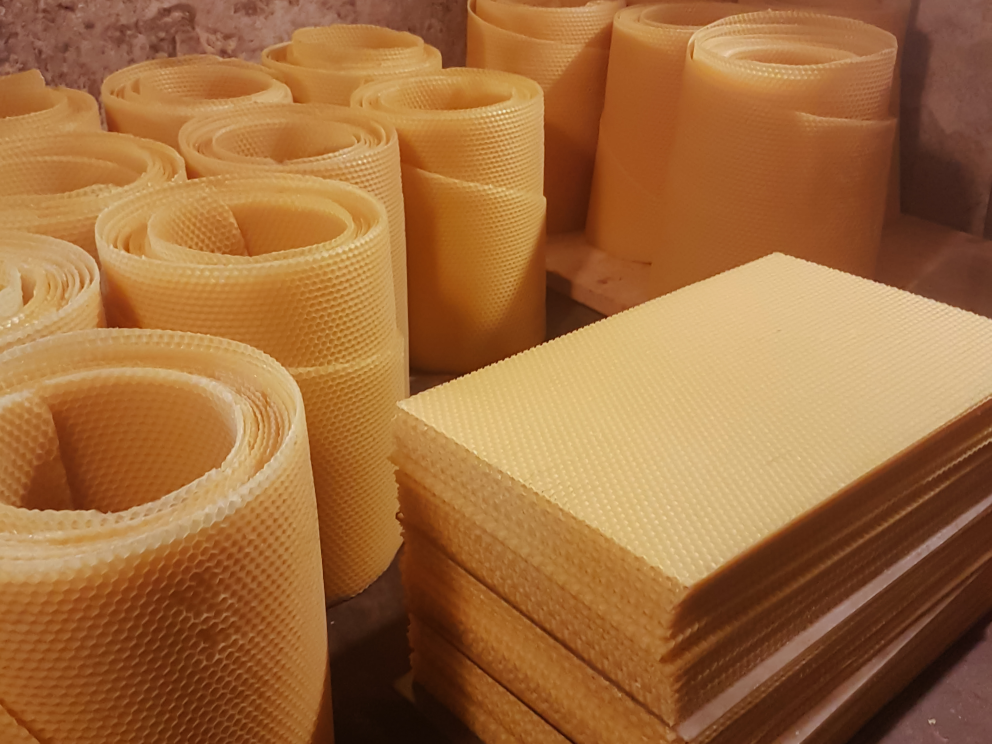
#> input picture client-materials/Fotky/Vcely/20210317_131603.jpg, 2975 x 2231 px, given in place of jak to celé začalo.jpg, which was not available (shown at 1/3 size)
$ python prepare_section_photos.py
#> lines starting #> are read from the running program, lines starting #| are printed output that depends on the picture
#> in main, source is the input picture: PIL image 2975x2231 RGB; mean R, G, B 160.6, 108.7, 61.1
"""Prepare client photos for the three story sections.

The crops keep the main subject near the centre of each responsive image area.
Run from the repository root with: python scripts/prepare_section_photos.py
"""

from pathlib import Path

from PIL import Image, ImageOps


ROOT = Path(__file__).resolve().parents[1]
SOURCE = ROOT / "client-materials" / "Fotky" / "Vcely"
OUTPUT = ROOT / "public" / "images" / "photos"

# source, output, output size, focal point (relative x/y), retained crop scale
PHOTOS = (
    ("jak to celé začalo.jpg", "o-farme-apiary-family.webp", (1400, 933), (0.50, 0.50), 1.00),
    ("jak včelaříme.jpg", "jak-vcelarime-honeycomb.webp", (1400, 1050), (0.62, 0.60), 0.88),
    ("Včelaření po generace nová.jpg", "story-rodinna-tradice.webp", (1400, 933), (0.50, 0.50), 1.00),
)


def focal_crop(image: Image.Image, size: tuple[int, int], focal: tuple[float, float], scale: float) -> Image.Image:
#> called with size = (1400, 933), focal = (0.5, 0.5), scale = 1
    target_ratio = size[0] / size[1]
    source_ratio = image.width / image.height
#> source_ratio = 1.33

    if source_ratio >= target_ratio:
        crop_height = round(image.height * scale)
        crop_width = round(crop_height * target_ratio)
    else:
        crop_width = round(image.width * scale)
#> crop_width = 2975
        crop_height = round(crop_width / target_ratio)
#> crop_height = 1983

    center_x = round(image.width * focal[0])
#> center_x = 1488
    center_y = round(image.height * focal[1])
#> center_y = 1116
    left = max(0, min(image.width - crop_width, center_x - crop_width // 2))
#> left = 0
    top = max(0, min(image.height - crop_height, center_y - crop_height // 2))
#> top = 125

    return image.crop((left, top, left + crop_width, top + crop_height)).resize(
        size, Image.Resampling.LANCZOS
    )
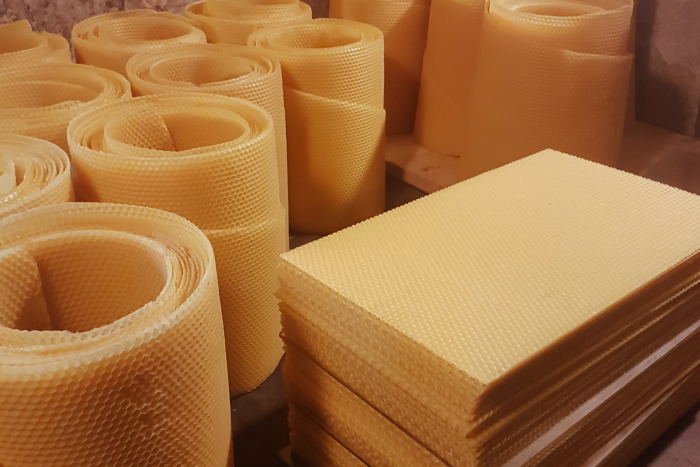
#> returned value: PIL image 1400x933 RGB (shown at 1/2 size); mean R, G, B 164.2, 112.1, 62.7


def main() -> None:
    OUTPUT.mkdir(parents=True, exist_ok=True)
    for source_name, output_name, size, focal, scale in PHOTOS:
        with Image.open(SOURCE / source_name) as source:
            image = ImageOps.exif_transpose(source).convert("RGB")
            prepared = focal_crop(image, size, focal, scale)
            prepared.save(OUTPUT / output_name, "WEBP", quality=82, method=4)
            print(f"{output_name}: {prepared.width}x{prepared.height}")
#| o-farme-apiary-family.webp: 1400x933
#> pass 2 of the loop in main, `for source_name, output_name, size, focal, scale in PHOTOS:`:
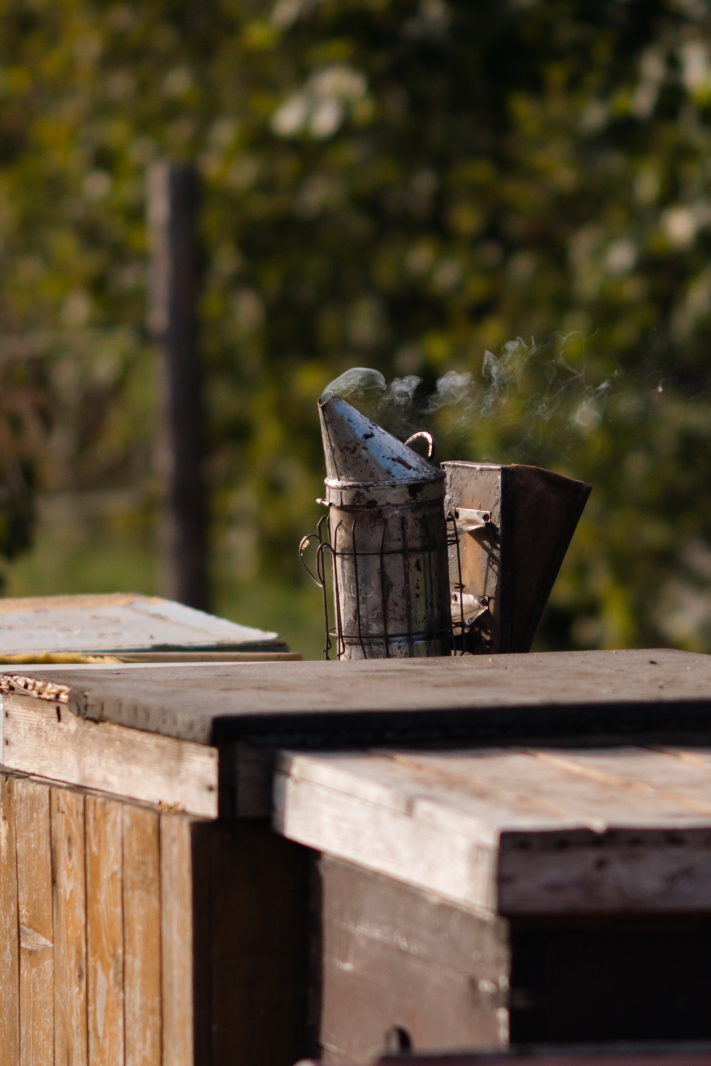
#> input picture client-materials/Fotky/Vcely/DSC06159.jpg, 1421 x 2132 px, given in place of jak včelaříme.jpg, which was not available (shown at 1/2 size)
#> in main, source is the input picture: PIL image 1421x2132 RGB; mean R, G, B 87.5, 75.1, 54
#> in focal_crop (call 2), `return image.crop((left, top, left + crop_width, top + crop_height)).r..`:
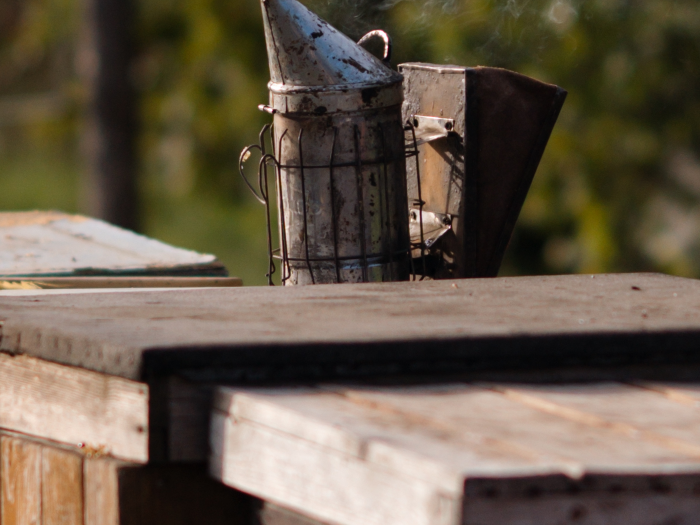
#> returned value: PIL image 1400x1050 RGB (shown at 1/2 size); mean R, G, B 103.1, 90.3, 74.2
#| jak-vcelarime-honeycomb.webp: 1400x1050


if __name__ == "__main__":
    main()
